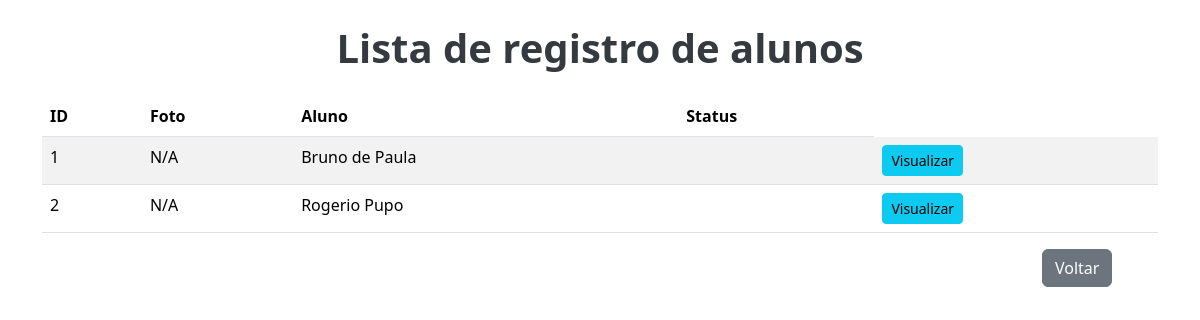
/alunos/menuvisualizar.php, run on the app's committed database.
### tables this page shows
create table alunos
(
idAluno int auto_increment primary key,
nomeAluno varchar (100)
);

### alunos/menuvisualizar.php (the view, shortened to what this page needs)
<?php
include("../conexao.php");
$buscaAluno = $conexao->query("SELECT * FROM alunos ORDER BY nomeAluno ASC");
$exibirAlunos = $buscaAluno->fetchAll(PDO::FETCH_ASSOC);
?>
<!DOCTYPE html>
<html lang="pt-br">
<head>
    <link href="https://cdn.jsdelivr.net/npm/bootstrap@5.3.3/dist/css/bootstrap.min.css" rel="stylesheet"
>
</head>
<body>
    <div class="container">
        <h1 class="my-4">Lista de registro de alunos</h1>
        <table class="table table-sucess table-striped">
            <thead>
                <tr>
                    <th>ID</th>
                    <th>Foto</th>
                    <th>Aluno</th>
                    <th>Status</th>
                </tr>
            </thead>
            <?php foreach ($exibirAlunos as $aluno): ?>
                <tr>
                    <td><?php echo htmlspecialchars($aluno['idAluno']) ?></td>
                    <td><?php if (!empty($aluno['fotoAluno']) && file_exists('../Assets/images/' . basename($aluno['fotoAluno']))): ?>
                            <img src="..//Assets/images/<?= htmlspecialchars(basename($aluno['fotoAluno'])); ?>"
                                alt="Foto do Aluno" class="foto-aluno">
                        <?php else: ?>
                            <span>N/A</span>
                        <?php endif; ?>
                    </td>
                    <td><?php echo htmlspecialchars($aluno['nomeAluno']) ?></td>
                    <td><?php echo htmlspecialchars($aluno['statusAluno']) ?></td>
                    <td>
                        <a href="visualizar.php?id=<?php echo $aluno['idAluno']; ?>"
                            class="btn btn-info btn-sm">Visualizar</a>
                    </td>
                </tr>
            <?php endforeach; ?>
        </table>
        <a href="DashAluno.php" class="btn btn-secondary">Voltar</a>
    </div>
</body>
</html>

### alunos/menuvisualizar.php (style rules this page uses)
h1 { text-align: center; margin-bottom: 2rem; font-size: 2.5rem; font-weight: bold; color: #343a40; }
.btn-secondary { margin-left: 1000px; }

### data on the page
alunos: idAluno "1", shows "N/A", nomeAluno "Bruno de Paula"
alunos: idAluno "2", shows "N/A", nomeAluno "Rogerio Pupo"
